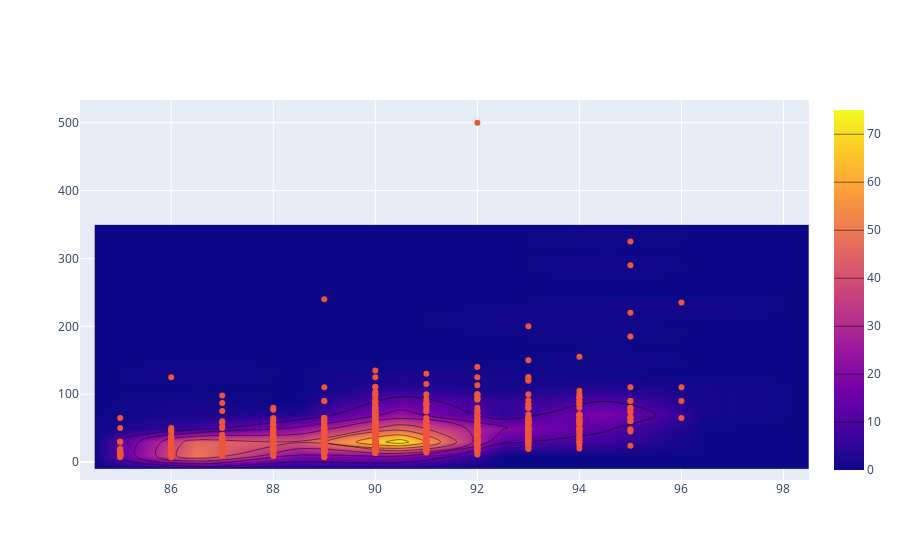

Notebook code cell kept with this figure:
### Code cell
# here's a KDE plot (what plotly refers to as a Histogram2dContour) and scatter plot of the same data

iplot([go.Histogram2dContour(x = reviews.head(500)['points'], 
                             y = reviews.head(500)['price'], 
                             contours = go.Contours(coloring = 'heatmap')),
       go.Scatter(x = reviews.head(1000)['points'], y = reviews.head(1000)['price'], mode = 'markers')])

### Figure 1 — Plotly figure (JSON) as saved in the notebook; plotly's stock layout.template omitted (floating-point values rounded to 4 significant figures; data arrays with more than 128 entries replaced by an {"elided": "..."} marker saying what was removed)
{"data": [{"autocontour": true, "contours": {"coloring": "heatmap", "end": 70, "size": 10, "start": 10}, "type": "histogram2dcontour", "x": {"elided": "500 int values"}, "y": {"elided": "500 int values"}}, {"mode": "markers", "type": "scatter", "x": {"elided": "1000 int values"}, "y": {"elided": "1000 int values"}}], "layout": {"autosize": true, "xaxis": {"autorange": true, "range": [84.21, 98.5], "type": "linear"}, "yaxis": {"autorange": true, "range": [-29.11, 536.1], "type": "linear"}}}
